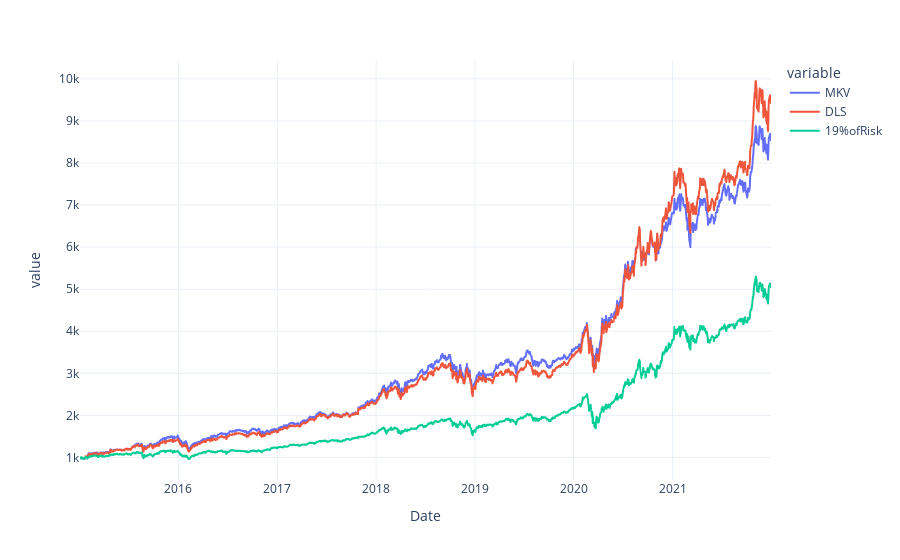

Notebook code cell kept with this figure:
### Code cell
fig = px.line(Position, template='plotly_white')
fig.show()

### Figure 1 — Plotly figure (JSON) as saved in the notebook; plotly's stock layout.template omitted (floating-point values rounded to 4 significant figures; data arrays with more than 128 entries replaced by an {"elided": "..."} marker saying what was removed)
{"data": [{"hovertemplate": "variable=MKV<br>Date=%{x}<br>value=%{y}<extra></extra>", "legendgroup": "MKV", "line": {"color": "#636efa", "dash": "solid"}, "marker": {"symbol": "circle"}, "mode": "lines", "name": "MKV", "showlegend": true, "type": "scattergl", "x": {"elided": "1763 str values"}, "xaxis": "x", "y": {"elided": "1763 float values"}, "yaxis": "y"}, {"hovertemplate": "variable=DLS<br>Date=%{x}<br>value=%{y}<extra></extra>", "legendgroup": "DLS", "line": {"color": "#EF553B", "dash": "solid"}, "marker": {"symbol": "circle"}, "mode": "lines", "name": "DLS", "showlegend": true, "type": "scattergl", "x": {"elided": "1763 str values"}, "xaxis": "x", "y": {"elided": "1763 float values"}, "yaxis": "y"}, {"hovertemplate": "variable=19%ofRisk<br>Date=%{x}<br>value=%{y}<extra></extra>", "legendgroup": "19%ofRisk", "line": {"color": "#00cc96", "dash": "solid"}, "marker": {"symbol": "circle"}, "mode": "lines", "name": "19%ofRisk", "showlegend": true, "type": "scattergl", "x": {"elided": "1763 str values"}, "xaxis": "x", "y": {"elided": "1763 float values"}, "yaxis": "y"}], "layout": {"legend": {"title": {"text": "variable"}, "tracegroupgap": 0}, "margin": {"t": 60}, "xaxis": {"anchor": "y", "domain": [0, 1], "title": {"text": "Date"}}, "yaxis": {"anchor": "x", "domain": [0, 1], "title": {"text": "value"}}}}
